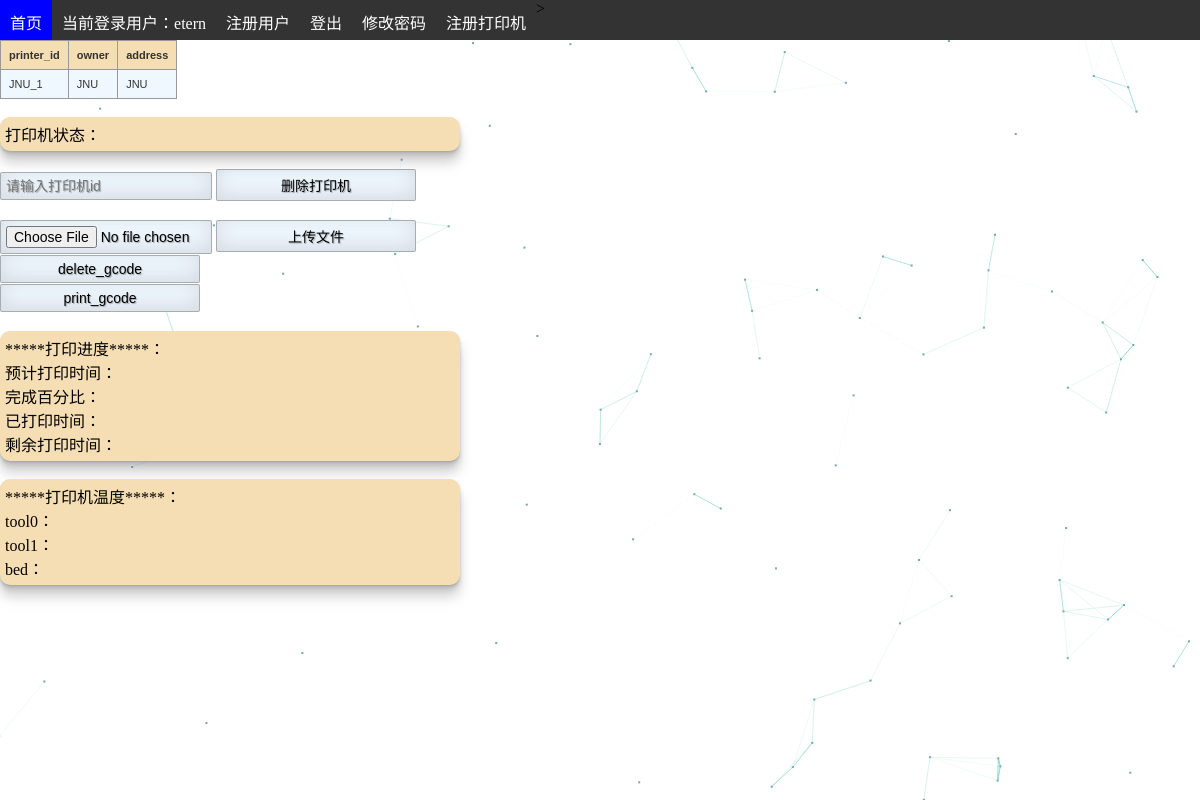
Screenshot of /list_websocket/ (signed in) with the database file from the repository.
### app/models.py (models this page shows)
class RegisteredPrinter(models.Model):
    printer_id = models.CharField(max_length=100, primary_key=True)
    owner = models.CharField(max_length=20)
    address = models.CharField(max_length=20)

### app/views.py (the view)
# urls.py: path('list_websocket/', views.printerlist),
@login_required
def printerlist(request):
    if request.method == 'GET':
        printer = RegisteredPrinter.objects.all()
        gcode = GcodeFile.objects.all()
        if request.user.is_authenticated:
            username = request.user.username
        else:
            username = None
        return render(request, 'list_websocket.html',
                      context={'printer': printer, 'gcode': gcode, 'username': username})

### app/templates/list_websocket.html (shortened to what this page needs)
<!DOCTYPE html>
<html lang="en">
<head>
    {% load static %}
    <link rel="stylesheet" href="{% static "css/app.css" %}"/>
</head>
<body>
<nav>
    <ul>
        <li><a class="active" href="">首页</a></li>
        {% if username %}
            <li><a>当前登录用户：{{ username }}</a></li>
        {% endif %}
        <li><a href="/register">注册用户</a></li>
        <li><a href="/logout">登出</a></li>
        <li><a href="/setps">修改密码</a>></li>
        >
        <li><a href="/register_printer">注册打印机</a></li>
    </ul>
</nav>
{% if printer %}
    <table class="mytable" border="1">
        <thread>
            <tr>
                <th>printer_id</th>
                <th>owner</th>
                <th>address</th>
            </tr>
        </thread>
        {% for printer in printer %}
            <tr>
                <td>{{ printer.printer_id }}</td>
                <td>{{ printer.owner }}</td>
                <td>{{ printer.address }}</td>
            </tr>
        {% endfor %}
    </table>
{% endif %}
<br>
<div class="container">打印机状态：
</div>
<br>
<form action="/del_printer/" method="post">
    <input type="text" name="printer_id" placeholder="请输入打印机id" required="required">
    <input type="submit" value="删除打印机">
</form>
<br>
<form enctype="multipart/form-data" action="/upload_gcode_file/" method="post">
    <input type="file" name="gcode_file"/>
    <input type="submit" value="上传文件"/>
</form>
<form action="/delgcodedata/" method="GET">
    <input type="submit" value="delete_gcode">
</form>
<form action="/printgcode/" method="GET">
    <input type="submit" value="print_gcode">
</form>
<br>
<div class="container">*****打印进度*****：<br>
    预计打印时间：
    <br>
    完成百分比：
    <br>
    已打印时间：
    <br>
    剩余打印时间：
    <br>
</div>
<br>
<div class="container">*****打印机温度*****：<br>
    tool0：
    <br>
    tool1：
    <br>
    bed：
    <br>
</div>
<script type="text/javascript">
    window.onload = function () {
        var config = {
            vx: 4,
            vy: 4,
            height: 2,
            width: 2,
            count: 100,
            color: "121, 162, 185",
            stroke: "100, 200, 180",
            dist: 6000,
            e_dist: 20000,
            max_conn: 10
        };
        CanvasParticle(config);
    }
</script>
</body>
</html>

### app/static/css/app.css (style rules this page uses)
* { margin: 0; padding: 0; }
ul { list-style-type: none; overflow: hidden; background-color: #333; width: 100%; height: 40px; }
li { float: left; }
li a { display: block; color: white; text-align: center; padding: 10px 10px; text-decoration: none; }
.active { background-color: blue; }
table.mytable { font-family: verdana, arial, sans-serif; font-size: 11px; color: #333333; border-radius: 20px; border-width: 1px; border-color: #999999; border-collapse: collapse; }
table.mytable th { background: wheat; border-width: 1px; padding: 8px; border-style: solid; border-color: #999999; }
table.mytable td { background: aliceblue; border-width: 1px; padding: 8px; border-style: solid; border-color: #999999; }
input { width: 200px; margin-bottom: 1px; background: aliceblue; border: none; outline: none; padding: 5px; font-size: 14px; color: black; text-shadow: 1px 1px 1px rgba(0, 0, 0, 0.3); border: 1px solid rgba(0, 0, 0, 0.3); border-radius: 2px; box-shadow: inset 0 -5px 20px rgba(100, 100, 100, 0.2), 0 1px 1px rgba(255, 255, 255, 0.2); -webkit-transition: box-shadow .5s ease; -moz-transition: box-shadow .5s ease; -o-transition: box-shadow .5s ease; -ms-transition: box-shadow .5s ease; transition: box-shadow .5s ease; }
.container { position: relative; width: 450px; align-items: center; padding: 5px 5px; color: black; background: wheat; border-radius: 10px; box-shadow: 0 0.4px 0.4px rgba(128, 128, 128, 0.109), 0 1px 1px rgba(128, 128, 128, 0.155), 0 2.1px 2.1px rgba(128, 128, 128, 0.195), 0 4.4px 4.4px rgba(128, 128, 128, 0.241), 0 12px 12px rgba(128, 128, 128, 0.35); }

### rows the page displays
RegisteredPrinter: printer_id "JNU_1", owner "JNU", address "JNU"

### other values shown
{{ username }} "etern"
